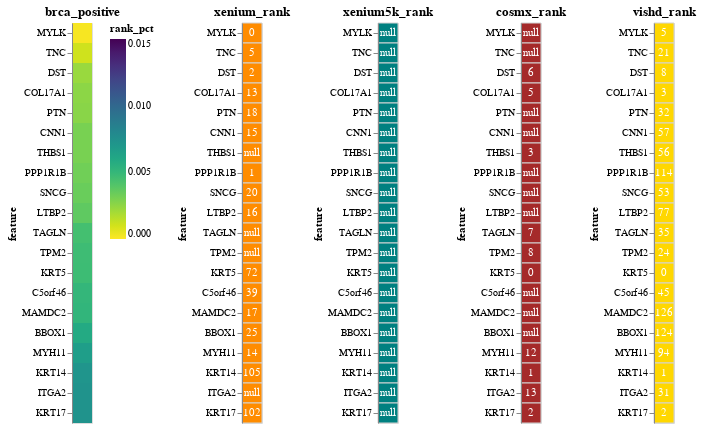

The notebook cell saved with this chart:
### Code cell
disease, direction = 'brca', 'positive'
generate_consensus_chart(disease, direction)

### Figure 1 — Vega-Lite specification as saved in the notebook (floating-point values rounded to 4 significant figures)
{"config": {"view": {"continuousWidth": 300, "continuousHeight": 300}}, "hconcat": [{"data": {"name": "data-9bf0eeab5d649bf55451258aa2a9b842"}, "mark": {"type": "rect"}, "encoding": {"color": {"field": "rank_pct", "scale": {"domain": [0, 0.015], "reverse": true, "scheme": "viridis"}, "type": "quantitative"}, "y": {"field": "feature", "sort": ["MYLK", "TNC", "DST", "COL17A1", "PTN", "CNN1", "THBS1", "PPP1R1B", "SNCG", "LTBP2", "TAGLN", "TPM2", "KRT5", "C5orf46", "MAMDC2", "BBOX1", "MYH11", "KRT14", "ITGA2", "KRT17"], "type": "nominal"}}, "title": "brca_positive"}, {"hconcat": [{"layer": [{"mark": {"type": "rect", "color": "darkorange", "stroke": "lightgray", "strokeWidth": 1}, "encoding": {"y": {"field": "feature", "sort": ["MYLK", "TNC", "DST", "COL17A1", "PTN", "CNN1", "THBS1", "PPP1R1B", "SNCG", "LTBP2", "TAGLN", "TPM2", "KRT5", "C5orf46", "MAMDC2", "BBOX1", "MYH11", "KRT14", "ITGA2", "KRT17"], "type": "nominal"}}, "title": "xenium_rank"}, {"mark": {"type": "text", "baseline": "middle", "color": "white"}, "encoding": {"text": {"field": "value", "type": "quantitative"}, "y": {"field": "feature", "sort": ["MYLK", "TNC", "DST", "COL17A1", "PTN", "CNN1", "THBS1", "PPP1R1B", "SNCG", "LTBP2", "TAGLN", "TPM2", "KRT5", "C5orf46", "MAMDC2", "BBOX1", "MYH11", "KRT14", "ITGA2", "KRT17"], "type": "nominal"}}}], "data": {"name": "data-c71ef597dbe700b02d48b03a8e80bb82"}}, {"layer": [{"mark": {"type": "rect", "color": "teal", "stroke": "lightgray", "strokeWidth": 1}, "encoding": {"y": {"field": "feature", "sort": ["MYLK", "TNC", "DST", "COL17A1", "PTN", "CNN1", "THBS1", "PPP1R1B", "SNCG", "LTBP2", "TAGLN", "TPM2", "KRT5", "C5orf46", "MAMDC2", "BBOX1", "MYH11", "KRT14", "ITGA2", "KRT17"], "type": "nominal"}}, "title": "xenium5k_rank"}, {"mark": {"type": "text", "baseline": "middle", "color": "white"}, "encoding": {"text": {"field": "value", "type": "quantitative"}, "y": {"field": "feature", "sort": ["MYLK", "TNC", "DST", "COL17A1", "PTN", "CNN1", "THBS1", "PPP1R1B", "SNCG", "LTBP2", "TAGLN", "TPM2", "KRT5", "C5orf46", "MAMDC2", "BBOX1", "MYH11", "KRT14", "ITGA2", "KRT17"], "type": "nominal"}}}], "data": {"name": "data-3a42d758f73d423bca10df0b2e5628b9"}}, {"layer": [{"mark": {"type": "rect", "color": "brown", "stroke": "lightgray", "strokeWidth": 1}, "encoding": {"y": {"field": "feature", "sort": ["MYLK", "TNC", "DST", "COL17A1", "PTN", "CNN1", "THBS1", "PPP1R1B", "SNCG", "LTBP2", "TAGLN", "TPM2", "KRT5", "C5orf46", "MAMDC2", "BBOX1", "MYH11", "KRT14", "ITGA2", "KRT17"], "type": "nominal"}}, "title": "cosmx_rank"}, {"mark": {"type": "text", "baseline": "middle", "color": "white"}, "encoding": {"text": {"field": "value", "type": "quantitative"}, "y": {"field": "feature", "sort": ["MYLK", "TNC", "DST", "COL17A1", "PTN", "CNN1", "THBS1", "PPP1R1B", "SNCG", "LTBP2", "TAGLN", "TPM2", "KRT5", "C5orf46", "MAMDC2", "BBOX1", "MYH11", "KRT14", "ITGA2", "KRT17"], "type": "nominal"}}}], "data": {"name": "data-0c01e12046b6d7b372a440694baeef33"}}, {"layer": [{"mark": {"type": "rect", "color": "gold", "stroke": "lightgray", "strokeWidth": 1}, "encoding": {"y": {"field": "feature", "sort": ["MYLK", "TNC", "DST", "COL17A1", "PTN", "CNN1", "THBS1", "PPP1R1B", "SNCG", "LTBP2", "TAGLN", "TPM2", "KRT5", "C5orf46", "MAMDC2", "BBOX1", "MYH11", "KRT14", "ITGA2", "KRT17"], "type": "nominal"}}, "title": "vishd_rank"}, {"mark": {"type": "text", "baseline": "middle", "color": "white"}, "encoding": {"text": {"field": "value", "type": "quantitative"}, "y": {"field": "feature", "sort": ["MYLK", "TNC", "DST", "COL17A1", "PTN", "CNN1", "THBS1", "PPP1R1B", "SNCG", "LTBP2", "TAGLN", "TPM2", "KRT5", "C5orf46", "MAMDC2", "BBOX1", "MYH11", "KRT14", "ITGA2", "KRT17"], "type": "nominal"}}}], "data": {"name": "data-98dacda8933b5df825969ae4a20cc652"}}], "resolve": {"scale": {"color": "independent", "x": "independent", "y": "independent"}}}], "resolve": {"scale": {"color": "independent", "x": "independent", "y": "independent"}}, "$schema": "https://vega.github.io/schema/vega-lite/v5.20.1.json", "datasets": {"data-9bf0eeab5d649bf55451258aa2a9b842": [{"disease": "brca", "feature": "MYLK", "direction": "positive", "correlation": 0.6594, "rank": 2.5, "rank_pct": 0.0001382, "count": 2, "xenium_rank": 0.0, "xenium_sid_count": 15.0, "xenium_case_count": 4.0, "xenium_correlation": 0.7209, "xenium5k_rank": null, "xenium5k_sid_count": null, "xenium5k_case_count": null, "xenium5k_correlation": null, "cosmx_rank": null, "cosmx_sid_count": null, "cosmx_case_count": null, "cosmx_correlation": null, "vishd_rank": 5.0, "vishd_sid_count": 2.0, "vishd_case_count": 1.0, "vishd_correlation": 0.5979}, {"disease": "brca", "feature": "TNC", "direction": "positive", "correlation": 0.4921, "rank": 13.0, "rank_pct": 0.001071, "count": 2, "xenium_rank": 5.0, "xenium_sid_count": 14.0, "xenium_case_count": 4.0, "xenium_correlation": 0.4598, "xenium5k_rank": null, "xenium5k_sid_count": null, "xenium5k_case_count": null, "xenium5k_correlation": null, "cosmx_rank": null, "cosmx_sid_count": null, "cosmx_case_count": null, "cosmx_correlation": null, "vishd_rank": 21.0, "vishd_sid_count": 2.0, "vishd_case_count": 1.0, "vishd_correlation": 0.5244}, {"disease": "brca", "feature": "DST", "direction": "positive", "correlation": 0.5973, "rank": 5.333, "rank_pct": 0.002278, "count": 3, "xenium_rank": 2.0, "xenium_sid_count": 14.0, "xenium_case_count": 4.0, "xenium_correlation": 0.6778, "xenium5k_rank": null, "xenium5k_sid_count": null, "xenium5k_case_count": null, "xenium5k_correlation": null, "cosmx_rank": 6.0, "cosmx_sid_count": 4.0, "cosmx_case_count": 1.0, "cosmx_correlation": 0.5235, "vishd_rank": 8.0, "vishd_sid_count": 2.0, "vishd_case_count": 1.0, "vishd_correlation": 0.5905}, {"disease": "brca", "feature": "COL17A1", "direction": "positive", "correlation": 0.6183, "rank": 7.0, "rank_pct": 0.002571, "count": 3, "xenium_rank": 13.0, "xenium_sid_count": 13.0, "xenium_case_count": 3.0, "xenium_correlation": 0.7039, "xenium5k_rank": null, "xenium5k_sid_count": null, "xenium5k_case_count": null, "xenium5k_correlation": null, "cosmx_rank": 5.0, "cosmx_sid_count": 4.0, "cosmx_case_count": 1.0, "cosmx_correlation": 0.5296, "vishd_rank": 3.0, "vishd_sid_count": 2.0, "vishd_case_count": 1.0, "vishd_correlation": 0.6214}, {"disease": "brca", "feature": "PTN", "direction": "positive", "correlation": 0.5273, "rank": 25.0, "rank_pct": 0.002649, "count": 2, "xenium_rank": 18.0, "xenium_sid_count": 13.0, "xenium_case_count": 3.0, "xenium_correlation": 0.5545, "xenium5k_rank": null, "xenium5k_sid_count": null, "xenium5k_case_count": null, "xenium5k_correlation": null, "cosmx_rank": null, "cosmx_sid_count": null, "cosmx_case_count": null, "cosmx_correlation": null, "vishd_rank": 32.0, "vishd_sid_count": 2.0, "vishd_case_count": 1.0, "vishd_correlation": 0.5}, {"disease": "brca", "feature": "CNN1", "direction": "positive", "correlation": 0.5453, "rank": 36.0, "rank_pct": 0.003046, "count": 2, "xenium_rank": 15.0, "xenium_sid_count": 13.0, "xenium_case_count": 3.0, "xenium_correlation": 0.6301, "xenium5k_rank": null, "xenium5k_sid_count": null, "xenium5k_case_count": null, "xenium5k_correlation": null, "cosmx_rank": null, "cosmx_sid_count": null, "cosmx_case_count": null, "cosmx_correlation": null, "vishd_rank": 57.0, "vishd_sid_count": 2.0, "vishd_case_count": 1.0, "vishd_correlation": 0.4604}, {"disease": "brca", "feature": "THBS1", "direction": "positive", "correlation": 0.5142, "rank": 29.5, "rank_pct": 0.003048, "count": 2, "xenium_rank": null, "xenium_sid_count": null, "xenium_case_count": null, "xenium_correlation": null, "xenium5k_rank": null, "xenium5k_sid_count": null, "xenium5k_case_count": null, "xenium5k_correlation": null, "cosmx_rank": 3.0, "cosmx_sid_count": 4.0, "cosmx_case_count": 1.0, "cosmx_correlation": 0.5661, "vishd_rank": 56.0, "vishd_sid_count": 2.0, "vishd_case_count": 1.0, "vishd_correlation": 0.4622}, {"disease": "brca", "feature": "PPP1R1B", "direction": "positive", "correlation": 0.4002, "rank": 57.5, "rank_pct": 0.00325, "count": 2, "xenium_rank": 1.0, "xenium_sid_count": 15.0, "xenium_case_count": 4.0, "xenium_correlation": 0.4052, "xenium5k_rank": null, "xenium5k_sid_count": null, "xenium5k_case_count": null, "xenium5k_correlation": null, "cosmx_rank": null, "cosmx_sid_count": null, "cosmx_case_count": null, "cosmx_correlation": null, "vishd_rank": 114.0, "vishd_sid_count": 2.0, "vishd_case_count": 1.0, "vishd_correlation": 0.3953}, {"disease": "brca", "feature": "SNCG", "direction": "positive", "correlation": 0.4913, "rank": 36.5, "rank_pct": 0.003426, "count": 2, "xenium_rank": 20.0, "xenium_sid_count": 13.0, "xenium_case_count": 3.0, "xenium_correlation": 0.5173, "xenium5k_rank": null, "xenium5k_sid_count": null, "xenium5k_case_count": null, "xenium5k_correlation": null, "cosmx_rank": null, "cosmx_sid_count": null, "cosmx_case_count": null, "cosmx_correlation": null, "vishd_rank": 53.0, "vishd_sid_count": 2.0, "vishd_case_count": 1.0, "vishd_correlation": 0.4653}, {"disease": "brca", "feature": "LTBP2", "direction": "positive", "correlation": 0.5309, "rank": 46.5, "rank_pct": 0.003697, "count": 2, "xenium_rank": 16.0, "xenium_sid_count": 13.0, "xenium_case_count": 3.0, "xenium_correlation": 0.6277, "xenium5k_rank": null, "xenium5k_sid_count": null, "xenium5k_case_count": null, "xenium5k_correlation": null, "cosmx_rank": null, "cosmx_sid_count": null, "cosmx_case_count": null, "cosmx_correlation": null, "vishd_rank": 77.0, "vishd_sid_count": 2.0, "vishd_case_count": 1.0, "vishd_correlation": 0.434}, {"disease": "brca", "feature": "TAGLN", "direction": "positive", "correlation": 0.5065, "rank": 21.0, "rank_pct": 0.004468, "count": 2, "xenium_rank": null, "xenium_sid_count": null, "xenium_case_count": null, "xenium_correlation": null, "xenium5k_rank": null, "xenium5k_sid_count": null, "xenium5k_case_count": null, "xenium5k_correlation": null, "cosmx_rank": 7.0, "cosmx_sid_count": 4.0, "cosmx_case_count": 1.0, "cosmx_correlation": 0.521, "vishd_rank": 35.0, "vishd_sid_count": 2.0, "vishd_case_count": 1.0, "vishd_correlation": 0.4921}, {"disease": "brca", "feature": "TPM2", "direction": "positive", "correlation": 0.5109, "rank": 16.0, "rank_pct": 0.004664, "count": 2, "xenium_rank": null, "xenium_sid_count": null, "xenium_case_count": null, "xenium_correlation": null, "xenium5k_rank": null, "xenium5k_sid_count": null, "xenium5k_case_count": null, "xenium5k_correlation": null, "cosmx_rank": 8.0, "cosmx_sid_count": 4.0, "cosmx_case_count": 1.0, "cosmx_correlation": 0.5039, "vishd_rank": 24.0, "vishd_sid_count": 2.0, "vishd_case_count": 1.0, "vishd_correlation": 0.5179}, {"disease": "brca", "feature": "KRT5", "direction": "positive", "correlation": 0.6481, "rank": 24.0, "rank_pct": 0.004705, "count": 3, "xenium_rank": 72.0, "xenium_sid_count": 8.0, "xenium_case_count": 3.0, "xenium_correlation": 0.457, "xenium5k_rank": null, "xenium5k_sid_count": null, "xenium5k_case_count": null, "xenium5k_correlation": null, "cosmx_rank": 0.0, "cosmx_sid_count": 4.0, "cosmx_case_count": 1.0, "cosmx_correlation": 0.7819, "vishd_rank": 0.0, "vishd_sid_count": 2.0, "vishd_case_count": 1.0, "vishd_correlation": 0.7055}, {"disease": "brca", "feature": "C5orf46", "direction": "positive", "correlation": 0.2865, "rank": 42.0, "rank_pct": 0.005067, "count": 2, "xenium_rank": 39.0, "xenium_sid_count": 13.0, "xenium_case_count": 3.0, "xenium_correlation": 0.09682, "xenium5k_rank": null, "xenium5k_sid_count": null, "xenium5k_case_count": null, "xenium5k_correlation": null, "cosmx_rank": null, "cosmx_sid_count": null, "cosmx_case_count": null, "cosmx_correlation": null, "vishd_rank": 45.0, "vishd_sid_count": 2.0, "vishd_case_count": 1.0, "vishd_correlation": 0.4761}, {"disease": "brca", "feature": "MAMDC2", "direction": "positive", "correlation": 0.5082, "rank": 71.5, "rank_pct": 0.00515, "count": 2, "xenium_rank": 17.0, "xenium_sid_count": 13.0, "xenium_case_count": 3.0, "xenium_correlation": 0.6245, "xenium5k_rank": null, "xenium5k_sid_count": null, "xenium5k_case_count": null, "xenium5k_correlation": null, "cosmx_rank": null, "cosmx_sid_count": null, "cosmx_case_count": null, "cosmx_correlation": null, "vishd_rank": 126.0, "vishd_sid_count": 2.0, "vishd_case_count": 1.0, "vishd_correlation": 0.3919}, {"disease": "brca", "feature": "BBOX1", "direction": "positive", "correlation": 0.4077, "rank": 74.5, "rank_pct": 0.005879, "count": 2, "xenium_rank": 25.0, "xenium_sid_count": 13.0, "xenium_case_count": 3.0, "xenium_correlation": 0.4221, "xenium5k_rank": null, "xenium5k_sid_count": null, "xenium5k_case_count": null, "xenium5k_correlation": null, "cosmx_rank": null, "cosmx_sid_count": null, "cosmx_case_count": null, "cosmx_correlation": null, "vishd_rank": 124.0, "vishd_sid_count": 2.0, "vishd_case_count": 1.0, "vishd_correlation": 0.3932}, {"disease": "brca", "feature": "MYH11", "direction": "positive", "correlation": 0.5199, "rank": 40.0, "rank_pct": 0.006647, "count": 3, "xenium_rank": 14.0, "xenium_sid_count": 13.0, "xenium_case_count": 3.0, "xenium_correlation": 0.661, "xenium5k_rank": null, "xenium5k_sid_count": null, "xenium5k_case_count": null, "xenium5k_correlation": null, "cosmx_rank": 12.0, "cosmx_sid_count": 4.0, "cosmx_case_count": 1.0, "cosmx_correlation": 0.4848, "vishd_rank": 94.0, "vishd_sid_count": 2.0, "vishd_case_count": 1.0, "vishd_correlation": 0.414}, {"disease": "brca", "feature": "KRT14", "direction": "positive", "correlation": 0.5686, "rank": 35.67, "rank_pct": 0.007213, "count": 3, "xenium_rank": 105.0, "xenium_sid_count": 9.0, "xenium_case_count": 2.0, "xenium_correlation": 0.3164, "xenium5k_rank": null, "xenium5k_sid_count": null, "xenium5k_case_count": null, "xenium5k_correlation": null, "cosmx_rank": 1.0, "cosmx_sid_count": 4.0, "cosmx_case_count": 1.0, "cosmx_correlation": 0.7026, "vishd_rank": 1.0, "vishd_sid_count": 2.0, "vishd_case_count": 1.0, "vishd_correlation": 0.6868}, {"disease": "brca", "feature": "ITGA2", "direction": "positive", "correlation": 0.4892, "rank": 22.0, "rank_pct": 0.007357, "count": 2, "xenium_rank": null, "xenium_sid_count": null, "xenium_case_count": null, "xenium_correlation": null, "xenium5k_rank": null, "xenium5k_sid_count": null, "xenium5k_case_count": null, "xenium5k_correlation": null, "cosmx_rank": 13.0, "cosmx_sid_count": 4.0, "cosmx_case_count": 1.0, "cosmx_correlation": 0.476, "vishd_rank": 31.0, "vishd_sid_count": 2.0, "vishd_case_count": 1.0, "vishd_correlation": 0.5023}, {"disease": "brca", "feature": "KRT17", "direction": "positive", "correlation": 0.6412, "rank": 35.33, "rank_pct": 0.007369, "count": 3, "xenium_rank": 102.0, "xenium_sid_count": 9.0, "xenium_case_count": 2.0, "xenium_correlation": 0.5679, "xenium5k_rank": null, "xenium5k_sid_count": null, "xenium5k_case_count": null, "xenium5k_correlation": null, "cosmx_rank": 2.0, "cosmx_sid_count": 4.0, "cosmx_case_count": 1.0, "cosmx_correlation": 0.6908, "vishd_rank": 2.0, "vishd_sid_count": 2.0, "vishd_case_count": 1.0, "vishd_correlation": 0.6649}], "data-c71ef597dbe700b02d48b03a8e80bb82": [{"disease": "brca", "feature": "MYLK", "variable": "xenium_rank", "value": 0.0}, {"disease": "brca", "feature": "TNC", "variable": "xenium_rank", "value": 5.0}, {"disease": "brca", "feature": "DST", "variable": "xenium_rank", "value": 2.0}, {"disease": "brca", "feature": "COL17A1", "variable": "xenium_rank", "value": 13.0}, {"disease": "brca", "feature": "PTN", "variable": "xenium_rank", "value": 18.0}, {"disease": "brca", "feature": "CNN1", "variable": "xenium_rank", "value": 15.0}, {"disease": "brca", "feature": "THBS1", "variable": "xenium_rank", "value": null}, {"disease": "brca", "feature": "PPP1R1B", "variable": "xenium_rank", "value": 1.0}, {"disease": "brca", "feature": "SNCG", "variable": "xenium_rank", "value": 20.0}, {"disease": "brca", "feature": "LTBP2", "variable": "xenium_rank", "value": 16.0}, {"disease": "brca", "feature": "TAGLN", "variable": "xenium_rank", "value": null}, {"disease": "brca", "feature": "TPM2", "variable": "xenium_rank", "value": null}, {"disease": "brca", "feature": "KRT5", "variable": "xenium_rank", "value": 72.0}, {"disease": "brca", "feature": "C5orf46", "variable": "xenium_rank", "value": 39.0}, {"disease": "brca", "feature": "MAMDC2", "variable": "xenium_rank", "value": 17.0}, {"disease": "brca", "feature": "BBOX1", "variable": "xenium_rank", "value": 25.0}, {"disease": "brca", "feature": "MYH11", "variable": "xenium_rank", "value": 14.0}, {"disease": "brca", "feature": "KRT14", "variable": "xenium_rank", "value": 105.0}, {"disease": "brca", "feature": "ITGA2", "variable": "xenium_rank", "value": null}, {"disease": "brca", "feature": "KRT17", "variable": "xenium_rank", "value": 102.0}], "data-3a42d758f73d423bca10df0b2e5628b9": [{"disease": "brca", "feature": "MYLK", "variable": "xenium5k_rank", "value": null}, {"disease": "brca", "feature": "TNC", "variable": "xenium5k_rank", "value": null}, {"disease": "brca", "feature": "DST", "variable": "xenium5k_rank", "value": null}, {"disease": "brca", "feature": "COL17A1", "variable": "xenium5k_rank", "value": null}, {"disease": "brca", "feature": "PTN", "variable": "xenium5k_rank", "value": null}, {"disease": "brca", "feature": "CNN1", "variable": "xenium5k_rank", "value": null}, {"disease": "brca", "feature": "THBS1", "variable": "xenium5k_rank", "value": null}, {"disease": "brca", "feature": "PPP1R1B", "variable": "xenium5k_rank", "value": null}, {"disease": "brca", "feature": "SNCG", "variable": "xenium5k_rank", "value": null}, {"disease": "brca", "feature": "LTBP2", "variable": "xenium5k_rank", "value": null}, {"disease": "brca", "feature": "TAGLN", "variable": "xenium5k_rank", "value": null}, {"disease": "brca", "feature": "TPM2", "variable": "xenium5k_rank", "value": null}, {"disease": "brca", "feature": "KRT5", "variable": "xenium5k_rank", "value": null}, {"disease": "brca", "feature": "C5orf46", "variable": "xenium5k_rank", "value": null}, {"disease": "brca", "feature": "MAMDC2", "variable": "xenium5k_rank", "value": null}, {"disease": "brca", "feature": "BBOX1", "variable": "xenium5k_rank", "value": null}, {"disease": "brca", "feature": "MYH11", "variable": "xenium5k_rank", "value": null}, {"disease": "brca", "feature": "KRT14", "variable": "xenium5k_rank", "value": null}, {"disease": "brca", "feature": "ITGA2", "variable": "xenium5k_rank", "value": null}, {"disease": "brca", "feature": "KRT17", "variable": "xenium5k_rank", "value": null}], "data-0c01e12046b6d7b372a440694baeef33": [{"disease": "brca", "feature": "MYLK", "variable": "cosmx_rank", "value": null}, {"disease": "brca", "feature": "TNC", "variable": "cosmx_rank", "value": null}, {"disease": "brca", "feature": "DST", "variable": "cosmx_rank", "value": 6.0}, {"disease": "brca", "feature": "COL17A1", "variable": "cosmx_rank", "value": 5.0}, {"disease": "brca", "feature": "PTN", "variable": "cosmx_rank", "value": null}, {"disease": "brca", "feature": "CNN1", "variable": "cosmx_rank", "value": null}, {"disease": "brca", "feature": "THBS1", "variable": "cosmx_rank", "value": 3.0}, {"disease": "brca", "feature": "PPP1R1B", "variable": "cosmx_rank", "value": null}, {"disease": "brca", "feature": "SNCG", "variable": "cosmx_rank", "value": null}, {"disease": "brca", "feature": "LTBP2", "variable": "cosmx_rank", "value": null}, {"disease": "brca", "feature": "TAGLN", "variable": "cosmx_rank", "value": 7.0}, {"disease": "brca", "feature": "TPM2", "variable": "cosmx_rank", "value": 8.0}, {"disease": "brca", "feature": "KRT5", "variable": "cosmx_rank", "value": 0.0}, {"disease": "brca", "feature": "C5orf46", "variable": "cosmx_rank", "value": null}, {"disease": "brca", "feature": "MAMDC2", "variable": "cosmx_rank", "value": null}, {"disease": "brca", "feature": "BBOX1", "variable": "cosmx_rank", "value": null}, {"disease": "brca", "feature": "MYH11", "variable": "cosmx_rank", "value": 12.0}, {"disease": "brca", "feature": "KRT14", "variable": "cosmx_rank", "value": 1.0}, {"disease": "brca", "feature": "ITGA2", "variable": "cosmx_rank", "value": 13.0}, {"disease": "brca", "feature": "KRT17", "variable": "cosmx_rank", "value": 2.0}], "data-98dacda8933b5df825969ae4a20cc652": [{"disease": "brca", "feature": "MYLK", "variable": "vishd_rank", "value": 5.0}, {"disease": "brca", "feature": "TNC", "variable": "vishd_rank", "value": 21.0}, {"disease": "brca", "feature": "DST", "variable": "vishd_rank", "value": 8.0}, {"disease": "brca", "feature": "COL17A1", "variable": "vishd_rank", "value": 3.0}, {"disease": "brca", "feature": "PTN", "variable": "vishd_rank", "value": 32.0}, {"disease": "brca", "feature": "CNN1", "variable": "vishd_rank", "value": 57.0}, {"disease": "brca", "feature": "THBS1", "variable": "vishd_rank", "value": 56.0}, {"disease": "brca", "feature": "PPP1R1B", "variable": "vishd_rank", "value": 114.0}, {"disease": "brca", "feature": "SNCG", "variable": "vishd_rank", "value": 53.0}, {"disease": "brca", "feature": "LTBP2", "variable": "vishd_rank", "value": 77.0}, {"disease": "brca", "feature": "TAGLN", "variable": "vishd_rank", "value": 35.0}, {"disease": "brca", "feature": "TPM2", "variable": "vishd_rank", "value": 24.0}, {"disease": "brca", "feature": "KRT5", "variable": "vishd_rank", "value": 0.0}, {"disease": "brca", "feature": "C5orf46", "variable": "vishd_rank", "value": 45.0}, {"disease": "brca", "feature": "MAMDC2", "variable": "vishd_rank", "value": 126.0}, {"disease": "brca", "feature": "BBOX1", "variable": "vishd_rank", "value": 124.0}, {"disease": "brca", "feature": "MYH11", "variable": "vishd_rank", "value": 94.0}, {"disease": "brca", "feature": "KRT14", "variable": "vishd_rank", "value": 1.0}, {"disease": "brca", "feature": "ITGA2", "variable": "vishd_rank", "value": 31.0}, {"disease": "brca", "feature": "KRT17", "variable": "vishd_rank", "value": 2.0}]}}
